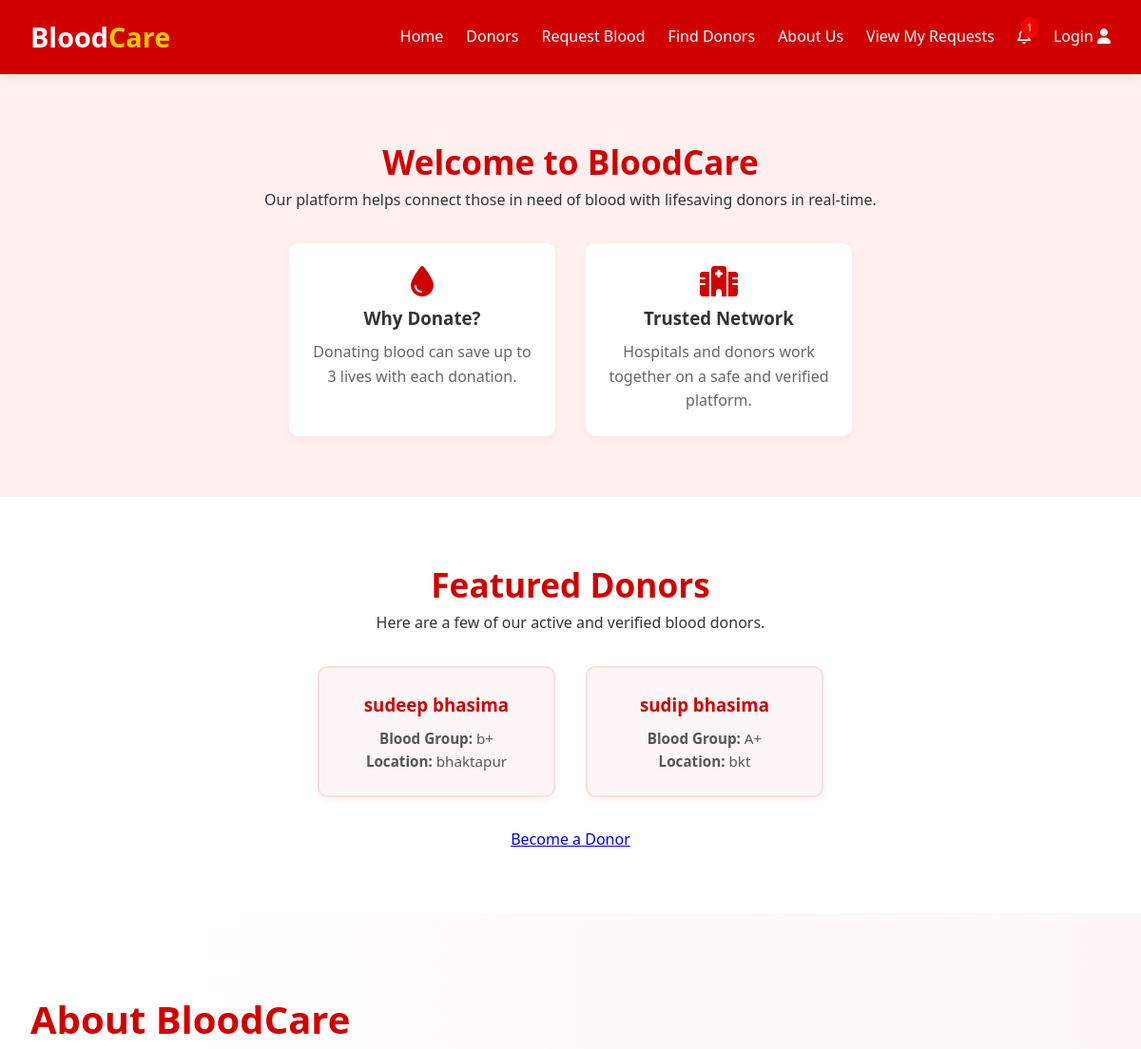
Before: / (upper part) with the older database file.
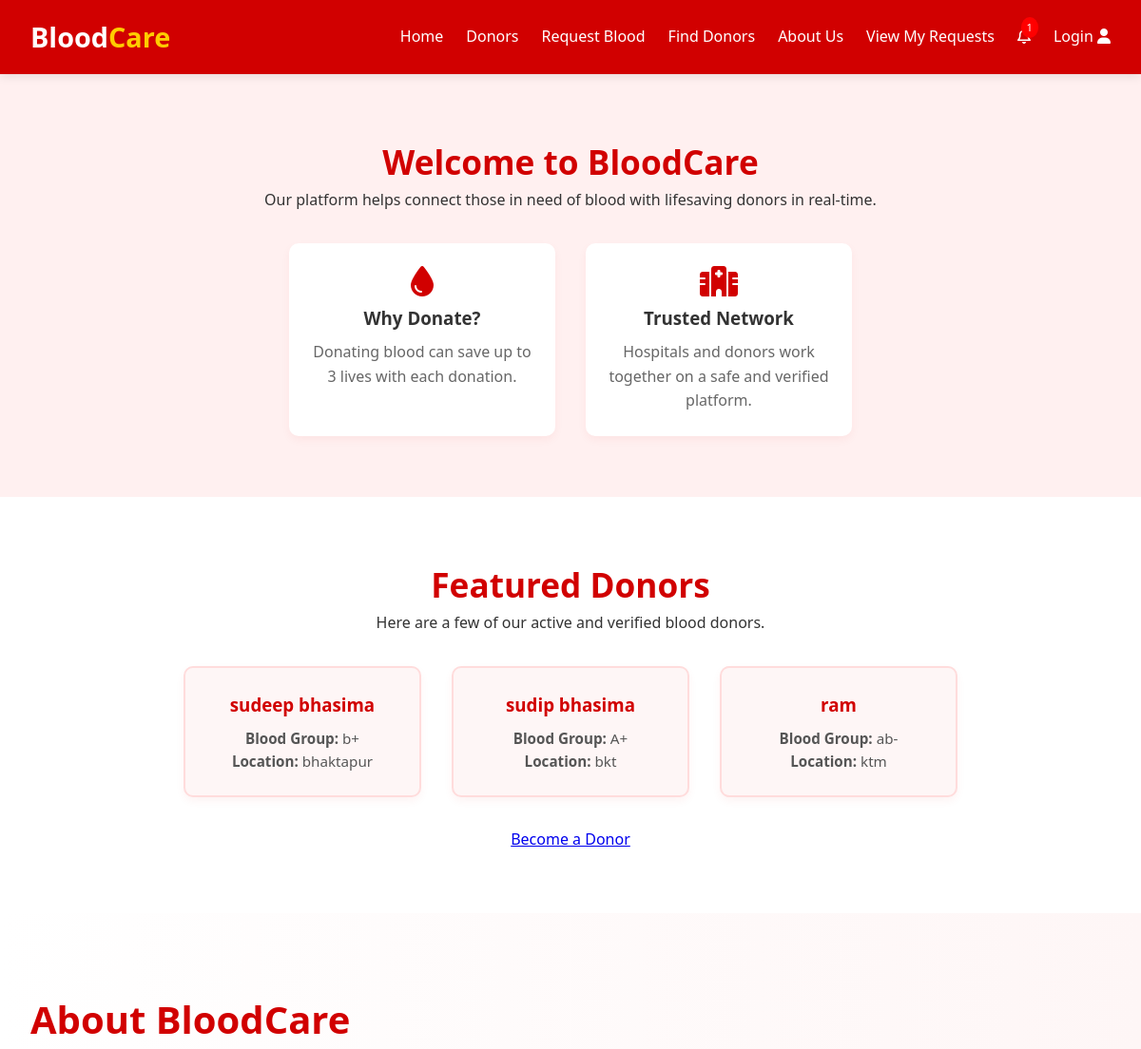
After: the same page with the newer database file.
### tables this page shows
CREATE TABLE `doners` (
  `id` int(11) NOT NULL,
  `name` varchar(100) NOT NULL,
  `age` tinyint(4) NOT NULL,
  `gender` varchar(10) NOT NULL,
  `contact` varchar(25) NOT NULL,
  `email` varchar(150) NOT NULL,
  `password` varchar(255) NOT NULL,
  `blood_group` varchar(5) NOT NULL,
  `location` varchar(100) NOT NULL,
  `last_donation_date` date DEFAULT NULL,
  `times_donated` int(11) DEFAULT 0,
  `status` varchar(50) DEFAULT NULL
);

### index.php (the view, shortened to what this page needs)
<!DOCTYPE html>
<html lang="en">
<head>
    <link rel="stylesheet" href="styles.css">
    <link rel="stylesheet" href="https://cdnjs.cloudflare.com/ajax/libs/font-awesome/6.4.0/css/all.min.css">
</head>
<body>
<header>
    <div class="header-container">
        <div class="logo">Blood<span>Care</span></div>
        <nav>
            <ul id="navMenu">
                <li><a href="#home">Home</a></li>
                <li><a href="#donors">Donors</a></li>
                <li><a href="user_inventory.php">Request Blood</a></li>
                <li><a href="search.php">Find Donors</a></li>
                <li><a href="#about-us">About Us</a></li>
                <li><a href="my_requests.php">View My Requests</a></li>
<li class="dropdown" style="position: relative;">
  <a href="#" id="bellBtn">
    <i class="fa-regular fa-bell"></i>
    <span class="badge">1</span>
  </a>
</li>
                <li class="dropdown">
                    <?php if (!isset($_SESSION['user_id'])): ?>
                        <a href="#">Login <i class="fa-duotone fa-solid fa-user"></i></a>
                    <?php endif; ?>
                </li>
            </ul>
        </nav>
    </div>
</header>
    <main>
<section id="home" class="home-section">
    <div class="home-container">
        <h2>Welcome to <span>BloodCare</span></h2>
        <p>Our platform helps connect those in need of blood with lifesaving donors in real-time.</p>
        <div class="home-boxes">
            <div class="home-box">
                <i class="fas fa-tint"></i>
                <h3>Why Donate?</h3>
                <p>Donating blood can save up to 3 lives with each donation.</p>
            </div>
            <div class="home-box">
                <i class="fas fa-hospital"></i>
                <h3>Trusted Network</h3>
                <p>Hospitals and donors work together on a safe and verified platform.</p>
            </div>
        </div>
    </div>
</section>
        <section id="donors" class="donor-section">
    <div class="donor-container">
        <h2>Featured <span>Donors</span></h2>
        <p>Here are a few of our active and verified blood donors.</p>
        <div class="donor-grid">
            <?php
            $conn = new mysqli("localhost", "root", "", "blood_bank");
            $sql = "SELECT name, blood_group, location FROM doners LIMIT 4";
            $result = $conn->query($sql);
            if ($result->num_rows > 0) {
                while ($row = $result->fetch_assoc()) {
                    echo '<div class="donor-card">';
                    echo '<h3>' . htmlspecialchars($row["name"]) . '</h3>';
                    echo '<p><strong>Blood Group:</strong> ' . htmlspecialchars($row["blood_group"]) . '</p>';
                    echo '<p><strong>Location:</strong> ' . htmlspecialchars($row["location"]) . '</p>';
                    echo '</div>';
                }
            } else {
                echo "<p>No donors found.</p>";
            }
            ?>
        </div>
        <a href="register.php" class="cta-btn">Become a Donor</a>
    </div>
</section>
<section id="about-us" class="about-section">
    <div class="about-container">
        <div class="about-content">
            <h2>About <span>BloodCare</span></h2>
        </div>
    </div>
</section>
</body>
</html>

Changed rows visible on the page:
added doners: name "ram", blood_group "ab-", location "ktm"
